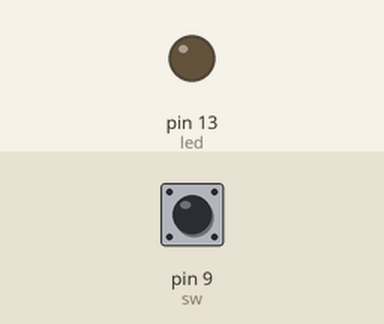
This sketch was run on a simulated Arduino Uno, built with avr-gcc and run on an emulated ATmega328P. On the bench: output pins drawn as LEDs (lit = HIGH). Dashed ring = blinking. Inputs (shaded band) come from the test bench; at power-on: pin 9 (sw) HIGH.

Above: at 1.2 s.
1.3 s: pin 9 (sw) pulled LOW for 0.15 s
At 1.59 s:
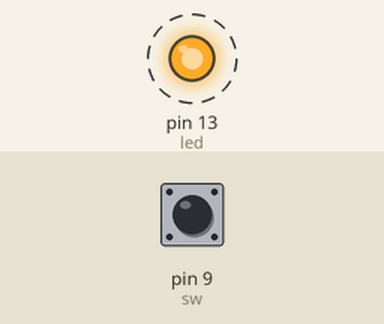
4.3 s: pin 9 (sw) pulled LOW for 1 s
At 4.3 s:
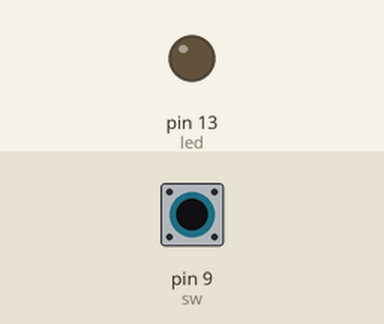
6.8 s: pin 9 (sw) pulled LOW for 3.2 s
At 10.34 s:
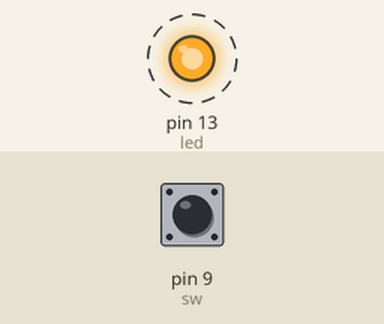
Timing chart, 0 to 18.0 s (numbered marks = the images above; inputs shaded):
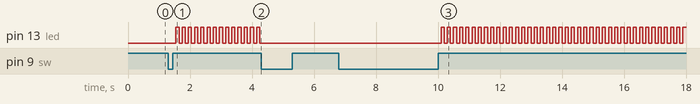

The sketch:

P80-1_SW_LED_change_state_blink.ino
```cpp
/*
*P80-1
*設計Arduino 程式，使用一個按鍵開關控制一個LED 閃爍與暗。每按一下按鍵開關，LED 的狀態將會改變。
*若LED 原來狀態為暗，按一下按鍵開關時，LED 閃爍，
*若LED 原來狀態為閃爍，按一下按鍵開關時，LED 暗。
*/

const uint8_t led = 13;
const uint8_t sw = 9; //宣告開關輸入腳位

#define BLINK_INTERVAL 100 //ms，LED閃爍的間隔
#define DEBOUNCE_INTERVAL 20 //ms，開關去彈跳的間隔

unsigned long last_blink = 0;
bool led_state = 0;

bool sw_state = 0; //0代表斷開，1代表接通
bool temp_state = 0; //紀錄開關暫態

void setup()
{
	pinMode(sw, INPUT_PULLUP); //使用內建上拉電阻
	pinMode(led, OUTPUT);

	digitalWrite(led, LOW);
}

void loop()
{
	unsigned long now = millis();
	temp_state = digitalRead(sw);
	if(!temp_state)               //開關去彈跳
	{
		delay(DEBOUNCE_INTERVAL);
		while(!digitalRead(sw));
		sw_state = !sw_state;
	}

	if(now-last_blink >= BLINK_INTERVAL) //每隔固定時間檢查是否需要閃爍
	{
		digitalWrite(led, led_state & sw_state);
		last_blink = now; //更新最後一次執行時間
		led_state = !led_state; //LED狀態反轉
	}
}
```

Measured:
- after the input at 1.3 s, pin 13 (led): alternates HIGH for 0.10 s and LOW for 0.10 s, starting after 0.25 s
- after the input at 4.3 s, pin 13 (led): stops changing and stays LOW
- after the input at 6.8 s, pin 13 (led): alternates HIGH for 0.10 s and LOW for 0.10 s, starting after 3.3 s
